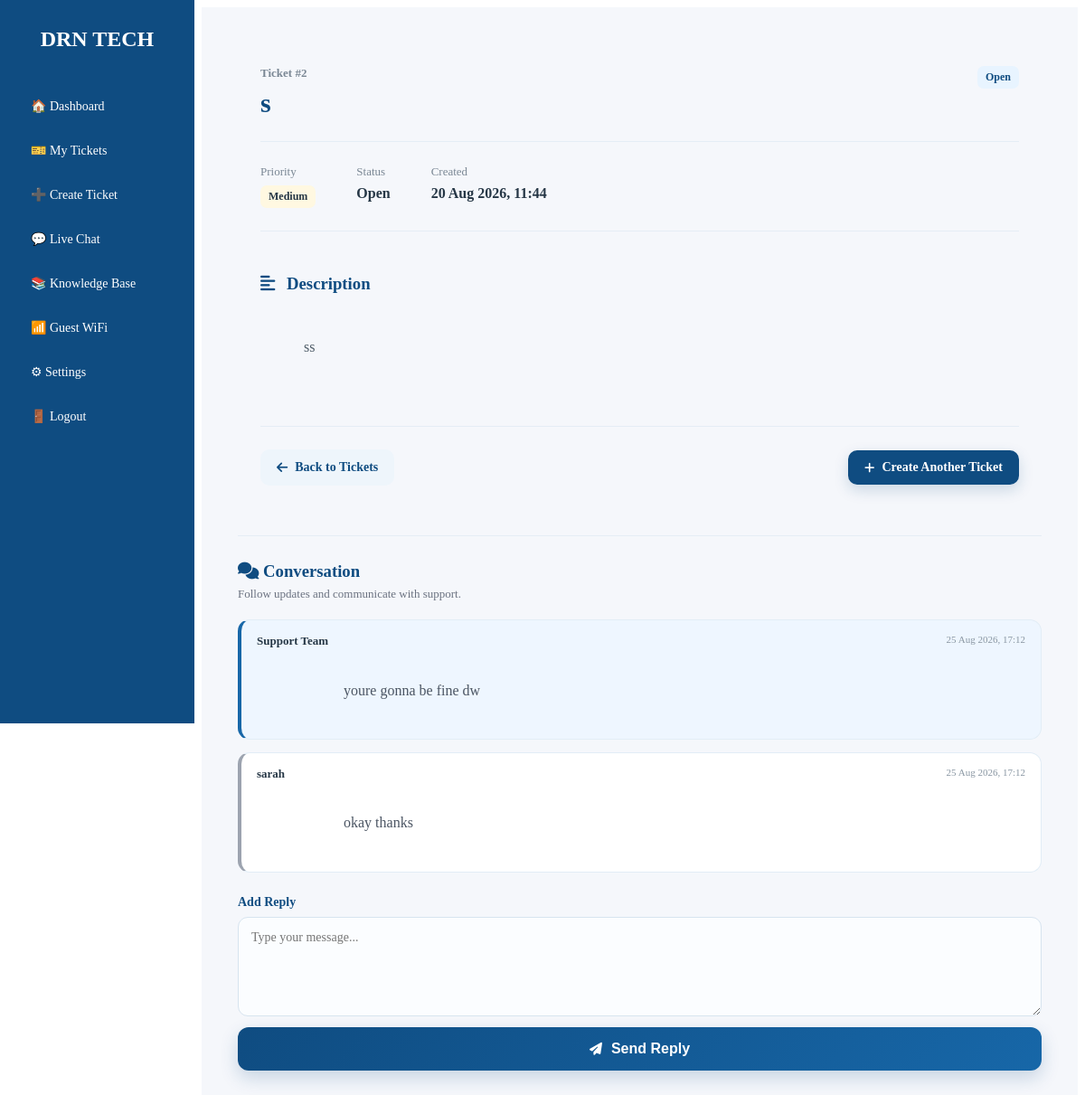
The app's page /ticket/2 (signed in) with its own data.
### app.py (models this page shows, shortened)
class Ticket(db.Model):
    id = db.Column(
        db.Integer,
        primary_key=True,
    )
    ticket_number = db.Column(
        db.Integer,
        nullable=False,
    )
    subject = db.Column(
        db.String(200),
        nullable=False,
    )
    description = db.Column(
        db.Text,
        nullable=False,
    )
    priority = db.Column(
        db.String(20),
        nullable=False,
        default="Medium",
    )
    status = db.Column(
        db.String(20),
        nullable=False,
        default="Open",
    )
    created_at = db.Column(
        db.DateTime,
        default=datetime.utcnow,
    )
    user_id = db.Column(
        db.Integer,
        db.ForeignKey("user.id"),
        nullable=False,
    )
    user = db.relationship(
        "User",
        backref=db.backref(
            "tickets",
            lazy=True,
        ),
    )

class TicketReply(db.Model):
    id = db.Column(
        db.Integer,
        primary_key=True,
    )
    message = db.Column(
        db.Text,
        nullable=False,
    )
    created_at = db.Column(
        db.DateTime,
        default=datetime.utcnow,
        nullable=False,
    )
    ticket_id = db.Column(
        db.Integer,
        db.ForeignKey("ticket.id"),
        nullable=False,
    )
    user_id = db.Column(
        db.Integer,
        db.ForeignKey("user.id"),
        nullable=False,
    )
    ticket = db.relationship(
        "Ticket",
        backref=db.backref(
            "replies",
            lazy=True,
            cascade="all, delete-orphan",
        ),
    )
    author = db.relationship(
        "User",
    )

class User(UserMixin, db.Model):
    id = db.Column(
        db.Integer,
        primary_key=True,
    )
    username = db.Column(
        db.String(100),
        nullable=False,
    )
    email = db.Column(
        db.String(120),
        unique=True,
        nullable=False,
    )
    password = db.Column(
        db.String(255),
        nullable=False,
    )
    is_admin = db.Column(
        db.Boolean,
        default=False,
        nullable=False,
    )
    is_active = db.Column(
        db.Boolean,
        default=True,
        nullable=False,
    )

### app.py (the view, shortened to what this page needs)
@app.route("/ticket/<int:ticket_id>")
@login_required
def ticket_details(ticket_id):
    ticket = Ticket.query.get_or_404(
        ticket_id
    )
    replies = TicketReply.query.filter_by(
        ticket_id=ticket.id
    ).order_by(
        TicketReply.created_at.asc()
    ).all()
    return render_template(
        "ticket_details.html",
        ticket=ticket,
        replies=replies,
    )

### app.py (called while the page is built)
@login_manager.user_loader
def load_user(user_id):
    user = db.session.get(User, int(user_id))
    if not user:
        return None
    if not user.is_active:
        return None
    return user

### templates/ticket_details.html (shortened to what this page needs)
{% extends "base.html" %}
{% block content %}
<div class="ticket-details-page">
    <div class="ticket-details-header">
        <div>
            <span class="ticket-number">
                Ticket #{{ ticket.id }}
            </span>
            <h1>
                {{ ticket.subject }}
            </h1>
        </div>
        <span class="status-badge status-{{ ticket.status|lower|replace(' ', '-') }}">
            {{ ticket.status }}
        </span>
    </div>
    <div class="ticket-details-meta">
        <div class="ticket-meta-item">
            <span>Priority</span>
            <strong class="priority-badge priority-{{ ticket.priority|lower }}">
                {{ ticket.priority }}
            </strong>
        </div>
        <div class="ticket-meta-item">
            <span>Status</span>
            <strong>
                {{ ticket.status }}
            </strong>
        </div>
        <div class="ticket-meta-item">
            <span>Created</span>
            <strong>
                {{ ticket.created_at.strftime('%d %b %Y, %H:%M') }}
            </strong>
        </div>
    </div>
    <div class="ticket-description">
        <h3>
            <i class="fa-solid fa-align-left"></i>
            Description
        </h3>
        <p>
            {{ ticket.description }}
        </p>
    </div>
    <div class="ticket-details-actions">
        <a
            href="{{ url_for('tickets') }}"
            class="secondary-btn">
            <i class="fa-solid fa-arrow-left"></i>
            Back to Tickets
        </a>
        <a
            href="{{ url_for('create_ticket') }}"
            class="create-ticket-btn">
            <i class="fa-solid fa-plus"></i>
            Create Another Ticket
        </a>
    </div>
</div>
<div class="ticket-conversation">
    <div class="conversation-header">
        <h3>
            <i class="fa-solid fa-comments"></i>
            Conversation
        </h3>
        <p>
            Follow updates and communicate with support.
        </p>
    </div>
    <div class="conversation-thread">
        {% if replies %}
            {% for reply in replies %}
                <div
                    class="conversation-message
                    {% if reply.author.is_admin %}
                        admin-message
                    {% else %}
                        user-message
                    {% endif %}"
                >
                    <div class="message-header">
                        <strong>
                            {% if reply.author.is_admin %}
                                Support Team
                            {% else %}
                                {{ reply.author.username }}
                            {% endif %}
                        </strong>
                        <span>
                            {{ reply.created_at.strftime('%d %b %Y, %H:%M') }}
                        </span>
                    </div>
                    <p>
                        {{ reply.message }}
                    </p>
                </div>
            {% endfor %}
        {% else %}
            <div class="conversation-empty">
                No replies yet.
            </div>
        {% endif %}
    </div>
    {% if ticket.status != "Resolved" %}
        <form
            method="POST"
            action="{{ url_for(
                'reply_to_ticket',
                ticket_id=ticket.id
            ) }}"
            class="ticket-reply-form"
        >
            <label for="message">
                Add Reply
            </label>
            <textarea
                id="message"
                name="message"
                placeholder="Type your message..."
                required
            ></textarea>
            <button
                type="submit"
                class="submit-ticket-btn"
            >
                <i class="fa-solid fa-paper-plane"></i>
                Send Reply
            </button>
        </form>
    {% endif %}
</div>
{% endblock %}

### static/css/dashboard.css (style rules this page uses)
.create-ticket-btn { display: inline-flex; align-items: center; justify-content: center; gap: 8px; padding: 11px 18px; border-radius: 10px; background: #0F4C81; color: #ffffff; font-size: 14px; font-weight: 600; text-decoration: none; box-shadow: 0 6px 16px rgba(15, 76, 129, 0.18); transition: transform 0.2s ease, box-shadow 0.2s ease, background 0.2s ease; }
.create-ticket-btn i { font-size: 13px; }
.submit-ticket-btn { width: 100%; display: flex; align-items: center; justify-content: center; gap: 10px; padding: 15px 20px; border: none; border-radius: 12px; background: linear-gradient( 135deg, #0F4C81, #1767A8 ); color: #ffffff; font-size: 16px; font-weight: 700; cursor: pointer; box-shadow: 0 8px 20px rgba(15, 76, 129, 0.20); transition: transform 0.25s ease, box-shadow 0.25s ease, background 0.25s ease; }
.submit-ticket-btn i { font-size: 14px; }
.ticket-details-page { max-width: 1200px; margin: 0 auto; padding: 25px; }
.ticket-details-header { display: flex; justify-content: space-between; align-items: flex-start; gap: 20px; padding-bottom: 25px; border-bottom: 1px solid #e5edf5; }
.ticket-number { color: #7a8794; font-size: 13px; font-weight: 600; }
.ticket-details-header h1 { margin: 8px 0 0; color: #0F4C81; font-size: 30px; }
.ticket-details-meta { display: flex; flex-wrap: wrap; gap: 45px; padding: 25px 0; }
.ticket-meta-item { display: flex; flex-direction: column; gap: 7px; }
.ticket-meta-item > span { color: #7a8794; font-size: 13px; }
.ticket-meta-item strong { color: #263746; }
.ticket-description { border-top: 1px solid #e5edf5; padding: 28px 0; }
.ticket-description h3 { margin-bottom: 15px; color: #0F4C81; }
.ticket-description h3 i { margin-right: 8px; }
.ticket-description p { color: #4d5b67; line-height: 1.8; white-space: pre-wrap; }
.ticket-details-actions { display: flex; justify-content: space-between; align-items: center; gap: 15px; border-top: 1px solid #e5edf5; padding-top: 25px; }
.secondary-btn { display: inline-flex; align-items: center; justify-content: center; gap: 8px; padding: 12px 18px; border-radius: 10px; background: #eef5fb; color: #0F4C81; text-decoration: none; font-size: 14px; font-weight: 600; transition: all 0.25s ease; }
.ticket-conversation { margin-top: 30px; padding-top: 28px; border-top: 1px solid #e5edf5; }
.conversation-header { margin-bottom: 20px; }
.conversation-header h3 { margin: 0 0 6px; color: #0F4C81; }
.conversation-header p { margin: 0; color: #6b7280; font-size: 13px; }
.conversation-thread { display: flex; flex-direction: column; gap: 14px; margin-bottom: 25px; }
.conversation-message { padding: 15px 17px; border-radius: 13px; border: 1px solid #e2edf6; background: #f8fbff; }
.conversation-message.admin-message { border-left: 4px solid #1767A8; background: #eef6ff; }
.conversation-message.user-message { border-left: 4px solid #9ca3af; background: #ffffff; }
.message-header { display: flex; justify-content: space-between; gap: 15px; margin-bottom: 8px; }
.message-header strong { color: #263746; font-size: 13px; }
.message-header > span { color: #8a97a3; font-size: 11px; }
.conversation-message p { margin: 0; color: #4b5563; line-height: 1.6; white-space: pre-wrap; }
.ticket-reply-form label { display: block; margin-bottom: 8px; color: #0F4C81; font-size: 14px; font-weight: 600; }
.ticket-reply-form textarea { width: 100%; min-height: 110px; margin-bottom: 12px; padding: 14px; box-sizing: border-box; border: 1px solid #d7e4ef; border-radius: 11px; background: #fbfdff; font-family: inherit; font-size: 14px; resize: vertical; outline: none; }

### static/css/admin.css (style rules this page uses)
.priority-badge { display: inline-block; padding: 5px 9px; border-radius: 7px; font-size: 12px; font-weight: 600; }
.priority-medium { background: #fff8e1; color: #a16207; }
.status-badge { display: inline-block; padding: 5px 9px; border-radius: 7px; font-size: 12px; font-weight: 600; }
.status-open { background: #e8f4ff; color: #0F4C81; }

### records on screen
Ticket: id "2", subject "s", status "Open", priority "Medium", created_at "20 Aug 2026, 11:44", description "ss"
TicketReply: shows "Support Team", created_at "25 Aug 2026, 17:12", message "youre gonna be fine dw"
TicketReply: author.username "sarah", created_at "25 Aug 2026, 17:12", message "okay thanks"
